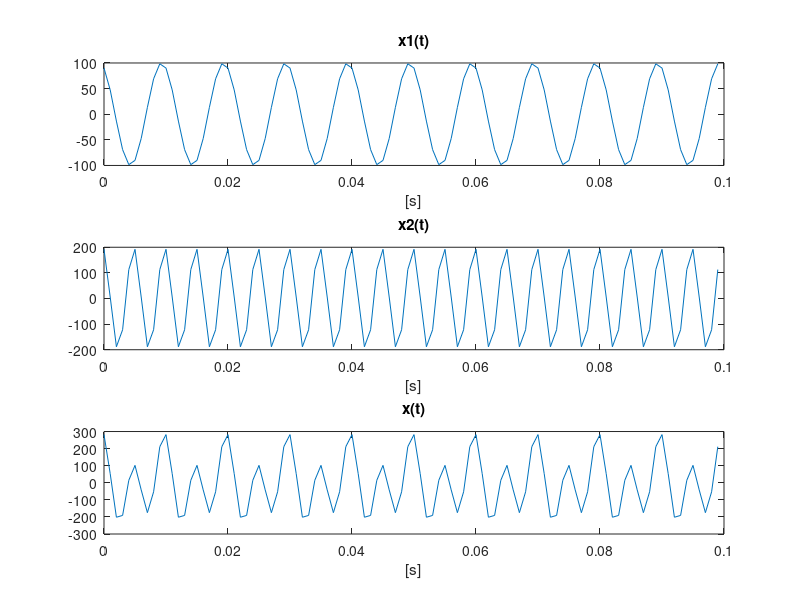
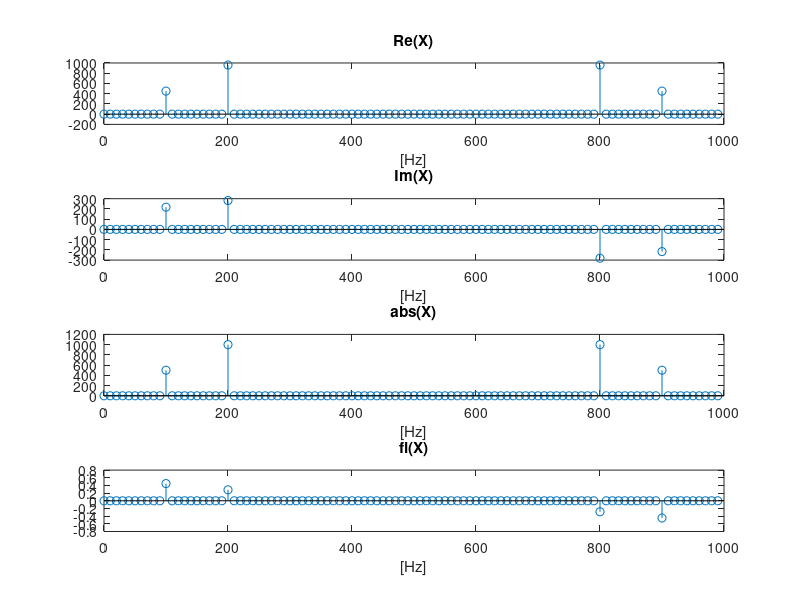
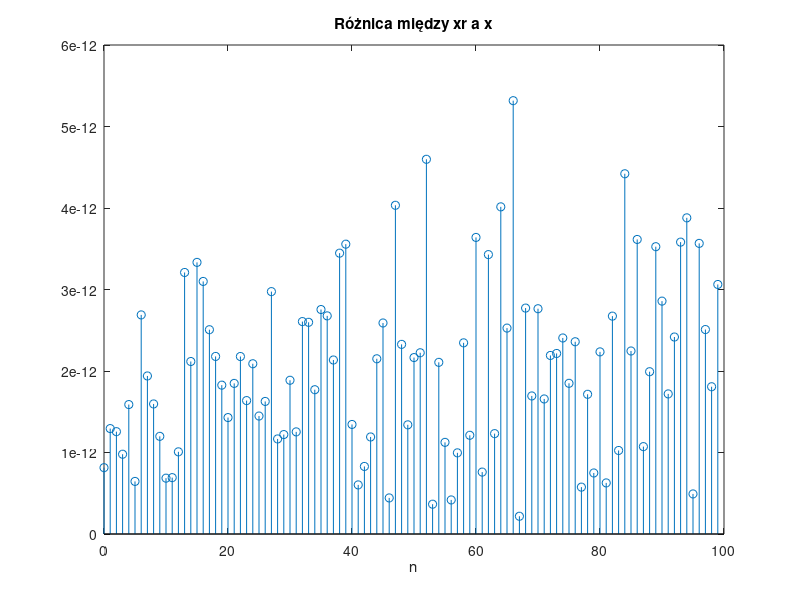
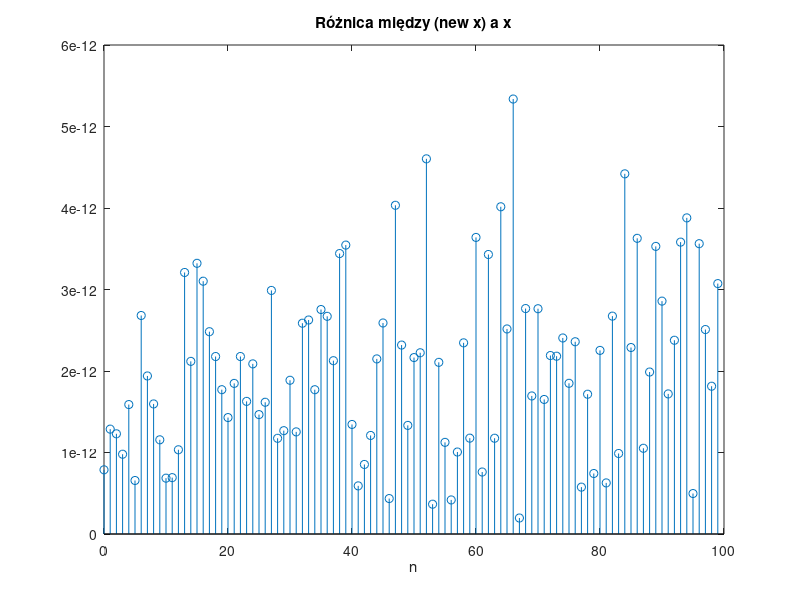

Write MATLAB code to recreate these figures, in order.
clear all;

N = 100;
fs = 1000; Ts = 1/fs;
f1 = 100; T1 = 1/f1;
f2 = 200; T2 = 1/f2;
A1 = 100;
A2 = 200;
fi1 = pi/7;
fi2 = pi/11;

ts = 0:Ts:(N-1)*Ts;

x1 = @(t) A1*cos(2*pi*f1*t+fi1);
x2 = @(t) A2*cos(2*pi*f2*t+fi2);
x = x1(ts) + x2(ts);

figure;
subplot(3,1,1); plot(ts, x1(ts)); title("x1(t)"); xlabel("[s]");
subplot(3,1,2); plot(ts, x2(ts)); title("x2(t)"); xlabel("[s]");
subplot(3,1,3); plot(ts, x); title("x(t)"); xlabel("[s]");

for k = 1:N
    for n = 1:N
        A(k,n) = 1/sqrt(N)*exp((j*2*pi/N)*(-(k-1)*(n-1)));
    end
end

X = A*x.'; % analiza DFT

f = (0:N-1)*(fs/N);
figure;
subplot(4,1,1); stem(f, real(X)); title("Re(X)"); xlabel("[Hz]");
subplot(4,1,2); stem(f, imag(X)); title("Im(X)"); xlabel("[Hz]");
subplot(4,1,3); stem(f, abs(X)); title("abs(X)"); xlabel("[Hz]");
subplot(4,1,4); stem(f, angle(X) .* (abs(X)>1)); title("fi(X)"); xlabel("[Hz]");

B = A';

xr = B*X; % rekonstrukcja IDFT

if xr == x
    disp("xr == x");
else
    disp("xr ~= x");
    error = abs(x-xr');
    figure;
    stem((0:N-1), error); title("Różnica między xr a x"), xlabel("n");

    mean_error = mean(error);
    disp("mean_error = " + mean_error);
end

new_X = fft(x); % analiza FFT
new_xr = ifft(new_X); % rekonstrukcja IFFT

if xr == x
    disp("new_xr == xr");
else
    disp("new_xr ~= xr");
    new_error = abs(new_xr-xr');
    figure;
    stem((0:N-1), new_error); title("Różnica między (new x) a x"), xlabel("n");
    
    mean_new_error = mean(new_error);
    disp("mean_new_error = " + mean_new_error);
end


new_X_X_error = abs(new_X-X');
figure;
stem((0:N-1), new_X_X_error); title("Różnica między X a (new X)"), xlabel("n");
